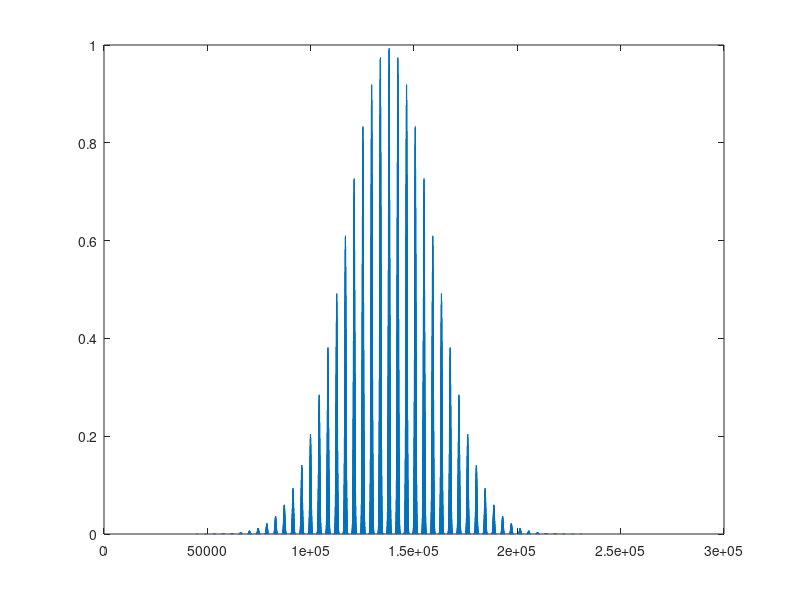

Write the MATLAB code that produced this figure. (Note: this script raises an error after producing the figure.)
% compute the spherical bessel coefficients of a cartesian volume using
% gradient descent for the cost function, with step size found by exact
% line search.

% input:
% V: cartesian volume
% L: maximum bandlimit

% output: 
% x: vector of coefficients

% Yuan Liu, 7/17/2017

% cd /u/liuyuan/Documents/MATLAB/Subtomo_average/ASPIRE
% initpath;
% close all;
% format long;
R = 32;
L = R;

%% Generate synthetic example: Non-centered Gaussian from Boris
x_1d = (-L:1:L)/L;   % - Odd number of points
[x_3d,y_3d,z_3d] = meshgrid(x_1d,x_1d,x_1d);
r_b = sqrt(x_3d.^2 + y_3d.^2 + z_3d.^2);
ball = (r_b <= 1);

t = 0.05;
vol = exp(-((x_3d-0.3).^2 + (y_3d-0.2).^2 + z_3d.^2)/t);
hatv = vol;

%% 70S E.coli ribosome
% load('cleanrib.mat')
% 
% maxL = 20;%31;
% hatv = volref(1:end-1,1:end-1,1:end-1);
r_mask = 2;
r_select_ratio = R;

MACHINEEPS = 1e-15;
mask_func = @(t) 1;
abs_flag = 0;
mapping_f= @(z) z;

% makd 3d grid
N = (size(hatv,1)-1)/2;
[x, y, z]=meshgrid(-N:N, -N:N, -N:N);
x = x/N;
y = y/N;
z = z/N;
% convert to r, theta, phi
r = sqrt( x.^2 + y.^2 + z.^2 );
theta = acos( z./r);
phi = acos( x./(r.*sin(theta)) );
j1 = find( y < 0);
phi(j1) = 2*pi - phi(j1) ;
j = find( theta < MACHINEEPS | theta > pi-MACHINEEPS); % z = 1 or -1, x=y=0
phi(j) = 0;
phi = real( phi); %enforce real numbers
jorigin = find( r < MACHINEEPS ); % be careful at orgin point
theta(jorigin) = 0;
phi( jorigin ) = 0;

jball = find( r < r_mask ); % semiball, compact support on r < r_mask
jjorigin = find( r(jball) < MACHINEEPS );

hatv = mapping_f( hatv ); %pointwise filter
radial_mask = mask_func( r);
if abs_flag
    hatv_m = abs(hatv).*radial_mask; % delete it???
else
    hatv_m = hatv.*radial_mask;
end
y = hatv_m( jball);

figure(4);
plot(y);

%% load pre-computed roots of spherical bessel
tic
load SphericalBessel.mat
B = bessel;
%r_mask = N;
B = B( B(:, 3)<pi * r_mask * r_select_ratio & B(:,1) <= maxL, :); %Nyquist criterion
l_grid = B(:, 1);
s_grid = B(:, 2);
R_ls   = B(:, 3); %zeros of j_l(r)
clear B bessel;

% make the basis function
siz_grid = numel( jball);

%%% basis of Psi_lms
jl_func = @(l, x) besselj(l+1/2, x).*sqrt(pi./(2*x)); % x > 0

num_basis = 0;
for ll = 0: maxL
    ind_ls = find( l_grid == ll);
    siz_ls = numel( ind_ls );
    num_basis = num_basis + siz_ls*(2*ll+1);
end
tablelms = zeros( 3, num_basis); % the three rows are l, m, s
%Psilms = zeros( siz_grid, num_basis); %store the basis
indcol = 0;

fprintf('generating basis:');
for ll = 0:maxL   
    fprintf('%d, ', ll);
     
    %%% spherical harmonics for order ll
    [X, ~, dems]= xlm( ll, -ll:1:ll, theta(jball));    
    X = X.'; %each column is a basis
    Y = exp( sqrt(-1)* phi(jball)* (-ll:1:ll));
    Y = Y.*X; % Y_l^m( theta, phi) = X_lm( theta )*exp(i*m*phi)
              % Y_l^{-m} = (-1)^m * conj( Y_l^m ),
              % X_{l,-m}(theta) = (-1)^m*X_{lm}(theta)
    
    % be careful with origin point, later in the radial part only when ll =0 it can be a constant at the origin
    if ll == 0 
        Y(jjorigin ) = Y(1, 1); %Y_00 is the constant
    else       
        Y(jjorigin, :) = 0;
    end
%     if sum(isnan(Y(:)) + isinf(Y(:))) > 0
%         error('ylm take value NaN or Inf.')
%     end
    
    %%% spherical bessel series, Jls = j_l(R_ls*r)
    ind_ls = find( l_grid == ll);
    siz_ls = numel( ind_ls );
    Jls = zeros( siz_grid , siz_ls);
    for ss = 1: siz_ls
        root_ls = R_ls( ind_ls( ss )); % s-th root of j_l(r)
        normalcont_ls = sqrt(2)/abs( jl_func(ll+1, root_ls) );%/sqrt(pi^3);
        
        Jls(:,ss) = jl_func( ll, root_ls*( r(jball)/r_mask ))*normalcont_ls;    
        % be careful with the origin point
        if ll == 0
            Jls(jjorigin, ss) = normalcont_ls;
        else
            Jls(jjorigin, ss) = 0;
        end       
    end
%     if sum(isnan(Jls(:)) + isinf(Jls(:))) > 0
%         error('Jls take value NaN or Inf.')
%     end
   
    for ii = 1: (2*ll+1)
        tablelms(1, indcol+1:indcol+siz_ls) = ll; %l
        tablelms(2, indcol+1:indcol+siz_ls) = dems(ii);%m
        tablelms(3, indcol+1:indcol+siz_ls) = 1:siz_ls; %s        
        %Psilms(  :, indcol+1:indcol+siz_ls) = bsxfun(@times, Jls, Y(:,ii)); 
                                              %orthonormal basis in the unit ball        
        indcol = indcol + siz_ls;
    end
end
fprintf('\n');
toc

%% find coefficients with gradient descent

% hatv = zeros(siz_grid,1);
% y = hatv;
% termination tolerance
tol = MACHINEEPS*10;

% maximum number of allowed iterations
maxiter = 50;
D = ones(maxiter,1);
%D = cat(1,D,zeros(maxiter,1));

% minimum allowed perturbation
dxmin = 1e-14;

% initialize gradient norm, optimization vector, iteration counter, perturbation
gnorm = inf; 
x0 = 1e-4*ones(num_basis,1);
%x0 = a;
x = x0; 
niter = 0; 
dx = inf;
dD = 1;

% gradient descent algorithm:
tic
while and(gnorm>=tol, and(niter+1 <= maxiter, dD >= tol))
    
    % calculate gradient:
    g = 2*Psilms'*(Psilms*x-y);
    gnorm = norm(g);
    
    % record status
    D(niter+1) = norm(Psilms*x-y)^2;
    if niter == 0
        dD = D(1);
    else 
        dD = abs(D(niter+1) - D(niter));
    end
    
    fprintf('niter:%d, dx:%.14f, gnorm:%.14f, dobjective:%.14f\n', niter, dx, gnorm, dD);
    
    % take step:
    t = (Psilms'*(Psilms*x-y))./(Psilms'*Psilms*g);
    xnew = x - t.*g;
    
    % check step
    if ~isfinite(xnew)
        display(['Number of iterations: ' num2str(niter)])
        error('x is inf or NaN')
    end
    
    % update termination metrics
    niter = niter + 1;
    dx = norm(xnew-x);
    x = xnew;    
end
t_gd = toc
xopt = x;
%fopt = f2(xopt);
niter = niter - 1;

%%
figure(3)
semilogy(1:niter+1,D(1:niter+1))
xlabel('iteration','FontSize',16);
ylabel('objective value','FontSize',16);
title('Gradient descent iterations for clean Ribosome 80S volume','FontSize',16);

%% get clm from x
clm = cell( maxL+1 , 1);

for ll = 0 : maxL
    
    ind_ls = find( l_grid == ll);
    siz_ls = numel( ind_ls );   
    al = reshape( x(  tablelms(1,:) == ll ), siz_ls, 2*ll+1);
    
    % A_{l,-m} = (-1)^(l+m)* conj( A_{lm} ), thus A_l0 = (-1)^l*conj( A_l0)
    if mod(ll, 2) == 0
        al(:, ll+1) = real( al(:, ll+1) );
    else
        al(:, ll+1) = sqrt(-1)*imag( al(:, ll+1) );
    end
    
    clm{ ll +1 } = al;
end

   
%% plot Alm(r)
figure(1), clf,
%xx = 0.01: r_mask/100 :r_mask;
%xx = (0:0.1:N)/N;
xx = (0:N-1)/N;
f = zeros( 1, numel( xx));

for ll = 0: 1 : maxL
   
    [X, ~, dems]= xlm( ll, -ll:1:ll, pi/2);
    X = X';
    Y = exp( sqrt(-1)* pi/2* (-ll:1:ll));
    Y = Y.*X;
      
   for mm = -ll:ll  %only plot nonnegative m, A_{l,-m} = (-1)^(l+m)* conj( A_{lm} )
            
       a_llmm = clm{ ll+1}(:, mm+ll+1);
       
       ind_ls = find( l_grid == ll);
       siz_ls = numel( ind_ls);
       if size( a_llmm, 1) ~= siz_ls
           error('size of a_llmm not equal to siz_ls');
       end
       
       for ss = 1: siz_ls
           root_ls = R_ls( ind_ls( ss )); % s-th root of j_l(r)
           normalcont_ls = sqrt(2)/abs( jl_func(ll+1, root_ls) );
           jls = jl_func( ll, root_ls*(xx/r_mask))*normalcont_ls;
           jls = jls*Y(mm+ll+1);
           if ll == 0
               jls(1) = normalcont_ls*Y(1);
           else
               jls(1) = 0;
           end
           f = f + a_llmm(ss)*jls;
       end
       
   end
end

%F_x = Psilms(jjorigin:jjorigin+N-1,:)*x;
%F_r = mvnpdf([(0:0.1:N)' zeros(10*N+1,1) zeros(10*N+1,1)],mu1,Sigma1);
set(gca, 'FontSize', 16);
hold on;
%plot( xx, real(f),'o-',xx, imag(f), '--g', xx, F_r','+-');
plot( xx, real(f),'o-',xx, imag(f), '--g', xx, y(jjorigin:jjorigin+N-1),'+-');
title(sprintf('Gradient descent interpolation for radial with maxL=%d', ll));
legend('approximation (real part)','approximation (complex part)','original function')
xlabel('radius R/Rmask');
ylabel('function value');

%% least-square
fprintf('(|lms|, |omega_grid|) = (%d, %d), \nsolving ls...\n', num_basis, siz_grid);

%b = hatv(jball);
b = hatv_m( jball);
disp('Computing A_lm with least squares')
tic
a = (Psilms'*Psilms)\(Psilms'*b);       %a = Psilms\b;
t_ls = toc
b_ls = Psilms*a;

fprintf('(|br|, |br-br_ls|^2)=(%4.2e, %4.2e)', norm(b, 2), norm(b-b_ls, 2)^2);
disp('... done');


% get alm from a
alm = cell( maxL+1 , 1);

for ll = 0 : maxL
    
    ind_ls = find( l_grid == ll);
    siz_ls = numel( ind_ls );   
    al = reshape( a(  tablelms(1,:) == ll ), siz_ls, 2*ll+1);
    
    % A_{l,-m} = (-1)^(l+m)* conj( A_{lm} ), thus A_l0 = (-1)^l*conj( A_l0)
    if mod(ll, 2) == 0
        al(:, ll+1) = real( al(:, ll+1) );
    else
        al(:, ll+1) = sqrt(-1)*imag( al(:, ll+1) );
    end
    
    alm{ ll +1 } = al;
end

%% plot Alm(r)
figure(5), clf,
%xx = 0.01: r_mask/100 :r_mask;
%xx = (0:0.1:N)/N;
xx = (0:N-1)/N;
f = zeros( 1, numel( xx));

for ll = 0: 1 : maxL
     
    [X, ~, dems]= xlm( ll, -ll:1:ll, pi/2);
    X = X';
    Y = exp( sqrt(-1)* pi/2* (-ll:1:ll));
    Y = Y.*X;
   for mm = -ll:ll  % nonnegative m, A_{l,-m} = (-1)^(l+m)* conj( A_{lm} )
            
       a_llmm = alm{ ll+1}(:, mm+ll+1);
       
       ind_ls = find( l_grid == ll);
       siz_ls = numel( ind_ls);
       if size( a_llmm, 1) ~= siz_ls
           error('size of a_llmm not equal to siz_ls');
       end
              
       for ss = 1: siz_ls
           root_ls = R_ls( ind_ls( ss )); % s-th root of j_l(r)
           normalcont_ls = sqrt(2)/abs( jl_func(ll+1, root_ls) );%/sqrt(r_mask^3);
           jls = jl_func( ll, root_ls*(xx/r_mask))*normalcont_ls;
           jls = jls*Y(mm+ll+1);
           if ll == 0
               jls(1) = normalcont_ls*Y(1);
           else
               jls(1) = 0;
           end
           f = f + a_llmm(ss)*jls;
       end       
   end
end

%F_a = Psilms(jjorigin:jjorigin+N-1,:)*a;
set(gca, 'FontSize', 16);
hold on;
%plot( xx, real(f),'o-',xx, imag(f), '--g', xx, F_r','+-');
plot( xx, real(f),'o-',xx, imag(f), '--g', xx, b(jjorigin:jjorigin+N-1),'+-');
title(sprintf('Least square interpolation for radial with maxL=%d', ll));
legend('approximation (real part)','approximation (complex part)','original function')
xlabel('radius R/Rmask');
ylabel('function value');

%%
save('cleanrib_gdls_32.mat');
